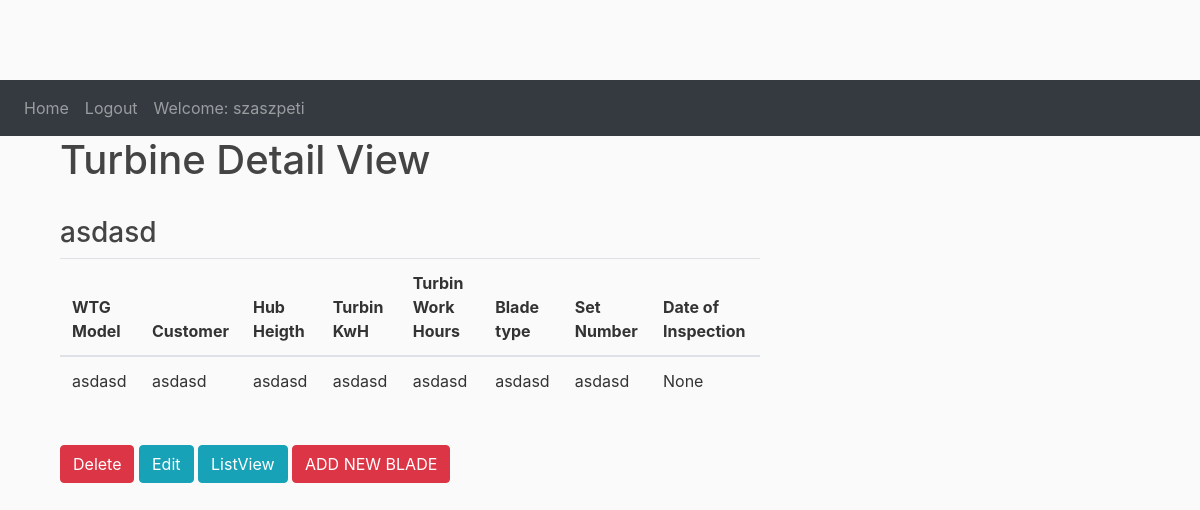
The page /bladework/detail/2/ (signed in) on the database as committed earlier.
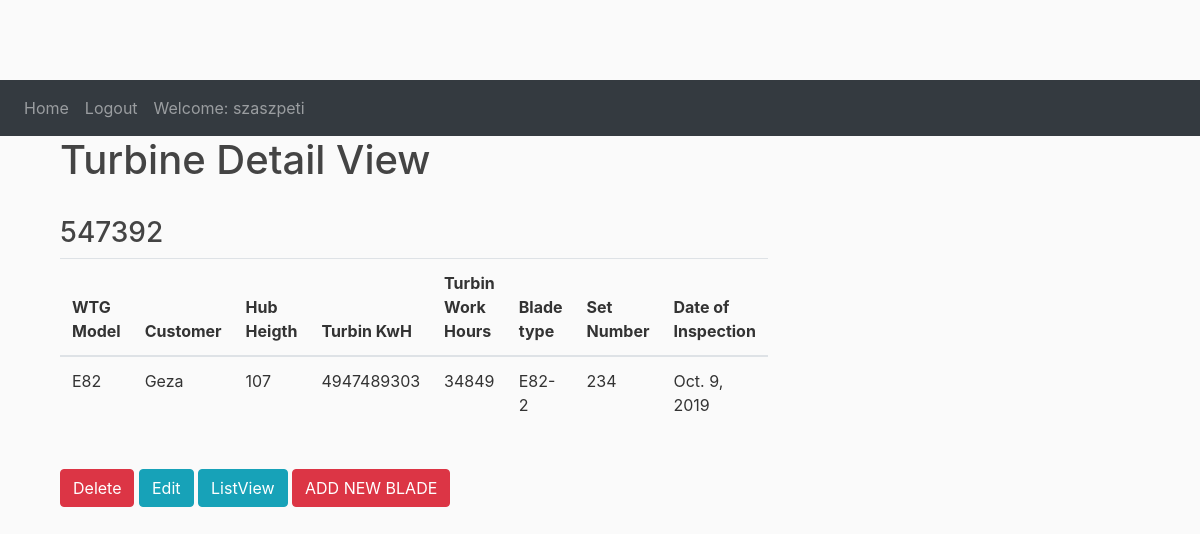
The same page on the database as committed later.
### bladework/models.py (models this page shows, shortened)
class Turbine(models.Model):
    wtg_number = models.CharField(max_length=120)
    windfarm = models.CharField(max_length=120, blank=True)
    wtg_manufacturer = models.CharField(max_length=120, blank=True)
    wtg_model = models.CharField(max_length=120)
    customer = models.CharField(max_length=120, blank=True)
    hub_heigth = models.CharField(max_length=10, blank=True)
    blade_type = models.CharField(max_length=10, blank=True)
    blade_length = models.CharField(max_length=10, blank=True)
    set_number = models.CharField(max_length=12, blank=True)
    kwh = models.CharField(max_length=10, blank=True)
    turbine_work_hours = models.CharField(max_length=10, blank=True)
    inspection_period = models.DateField(auto_now_add=True, blank=True)
    def get_delete_url(self):
        return reverse("bladework:turbine_delete", kwargs={"pk": self.id})

### bladework/views.py (the view)
# urls.py: path('detail/<int:pk>/', TurbineDetailView.as_view(), name='turbine_detail'),
class TurbineDetailView(LoginRequiredMixin, DetailView):
    model = Turbine
    template_name = "turbine_detail.html"

### bladework/templates/turbine_detail.html (shortened to what this page needs)
{% extends 'base.html' %}
{% block content %}
<div class="container">
  <h1>Turbine Detail View</h1> <br>
    <h3>{{turbine.wtg_number}}</h3>
    <table class="table">
    <thead>
      <tr>
        <th>WTG Model</th>
           <th>Customer</th>
        <th>Hub Heigth</th>
           <th>Turbin KwH</th>
          <th>Turbin Work Hours</th>
           <th>Blade type</th>
          <th>Set Number</th>
            <th>Date of Inspection</th>
      </tr>
    </thead>
    <tbody>
      <tr>
          <td>{{turbine.wtg_model}}</td>
           <td>{{turbine.customer}}</td>
           <td>{{turbine.hub_heigth}}</td>
           <td>{{turbine.kwh}}</td>
          <td>{{turbine.turbine_work_hours}}</td>
           <td>{{turbine.blade_type}}</td>
           <td>{{turbine.set_number}}</td>
          <td>{{turbine.inspection_period }}</td>
      </tr>
    </tbody>
  </table>
  </div>
<div class="container">
    <br>
    <a class="btn btn-danger" href="{{turbine.get_delete_url}}">Delete</a>
    <a class="btn btn-info" href="{% url 'bladework:turbine_edit' pk=object.pk%}">Edit</a>
    <a class="btn btn-info" href="{% url 'bladework:turbine_list_view'%}">ListView</a>
    <a class="btn btn-danger" href="{% url 'bladework:blade_create'%}">ADD NEW BLADE</a>
</div>
{% endblock %}

Rows that differ between the two databases and show on the page:
changed Turbine: wtg_number "asdasd" → "547392"; wtg_model "asdasd" → "E82"; customer "asdasd" → "Geza"; hub_heigth "asdasd" → "107"; kwh "asdasd" → "4947489303"; turbine_work_hours "asdasd" → "34849"; blade_type "asdasd" → "E82-2"; set_number "asdasd" → "234"; inspection_period "None" → "Oct. 9, 2019"
